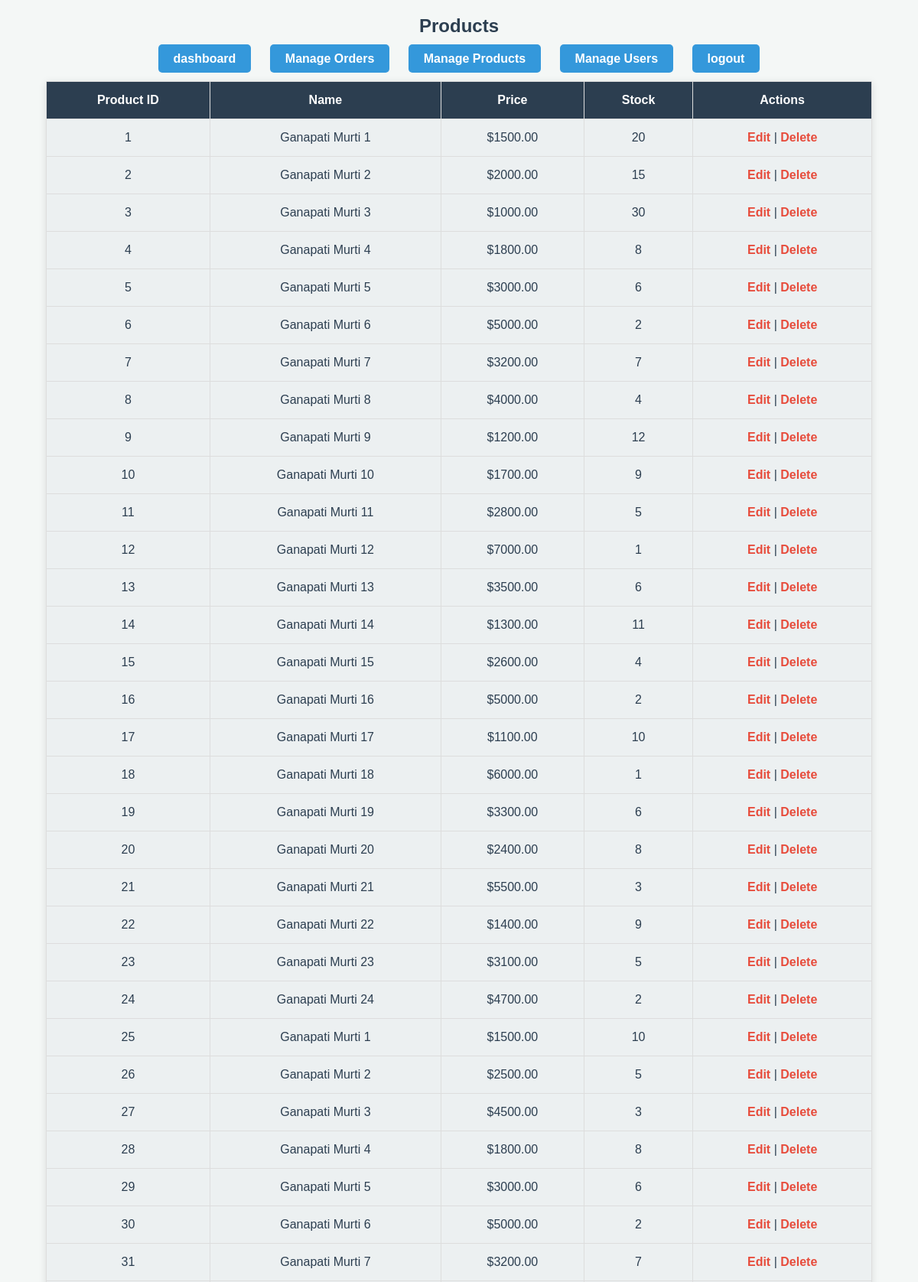
/products.php (upper part), run on the app's committed database.
### tables this page shows
CREATE TABLE `products` (
  `id` int(11) NOT NULL,
  `name` varchar(255) NOT NULL,
  `description` text DEFAULT NULL,
  `material` varchar(100) DEFAULT NULL,
  `size` varchar(50) DEFAULT NULL,
  `price` decimal(10,2) NOT NULL,
  `stock` int(11) NOT NULL DEFAULT 0,
  `image_url` varchar(255) DEFAULT NULL,
  `created_at` timestamp NOT NULL DEFAULT current_timestamp()
);

### products.php (the view, shortened to what this page needs)
<?php include('db_connect.php'); ?>
<!DOCTYPE html>
<html lang="en">
<head>
</head>
<body>
    <h2>Products</h2>
    <ul>
    <li><a href="dashboard.php">dashboard</a></li>
        <li><a href="orders.php">Manage Orders</a></li>
        <li><a href="products.php">Manage Products</a></li>
        <li><a href="users.php">Manage Users</a></li>
        <li><a href="logout.php">logout</a></li>
    </ul>
    <table>
        <tr>
            <th>Product ID</th>
            <th>Name</th>
            <th>Price</th>
            <th>Stock</th>
            <th>Actions</th>
        </tr>
        <?php
        $result = $conn->query("SELECT * FROM products");
        while($row = $result->fetch_assoc()) {
            echo "<tr>
                <td>" . $row['id'] . "</td>
                <td>" . $row['name'] . "</td>
                <td>$" . $row['price'] . "</td>
                <td>" . $row['stock'] . "</td>
                <td>
                    <a href='edit_product.php?id=" . $row['id'] . "'>Edit</a> |
                    <a href='delete_product.php?id=" . $row['id'] . "'>Delete</a>
                </td>
            </tr>";
        }
        ?>
    </table>
</body>
</html>

### products.php (style rules this page uses)
body { font-family: 'Arial', sans-serif; background-color: #f4f7f6; margin: 0; padding: 0; color: #333; }
h2 { text-align: center; color: #2c3e50; margin-top: 20px; font-weight: bold; }
ul { list-style-type: none; padding: 0; text-align: center; margin: 15px 0; }
ul li { display: inline-block; margin: 0 10px; }
ul li a { padding: 10px 20px; background-color: #3498db; color: white; border-radius: 5px; transition: background-color 0.3s ease; }
table { width: 90%; margin: 20px auto; border-collapse: collapse; box-shadow: 0 2px 10px rgba(0, 0, 0, 0.1); background-color: #fff; }
th, td { padding: 15px; text-align: left; border: 1px solid #ddd; }
th { background-color: #2c3e50; color: white; font-weight: bold; text-align: center; }
td { background-color: #ecf0f1; color: #2c3e50; text-align: center; }
tr:nth-child(even) { background-color: #f9f9f9; }
a { text-decoration: none; color: #e74c3c; font-weight: bold; transition: color 0.3s ease; }

### data on the page
products: id "1", name "Ganapati Murti 1", price "1500.00", stock "20"
products: id "2", name "Ganapati Murti 2", price "2000.00", stock "15"
products: id "3", name "Ganapati Murti 3", price "1000.00", stock "30"
products: id "4", name "Ganapati Murti 4", price "1800.00", stock "8"
products: id "5", name "Ganapati Murti 5", price "3000.00", stock "6"
products: id "6", name "Ganapati Murti 6", price "5000.00", stock "2"
products: id "7", name "Ganapati Murti 7", price "3200.00", stock "7"
products: id "8", name "Ganapati Murti 8", price "4000.00", stock "4"
products: id "9", name "Ganapati Murti 9", price "1200.00", stock "12"
products: id "10", name "Ganapati Murti 10", price "1700.00", stock "9"
products: id "11", name "Ganapati Murti 11", price "2800.00", stock "5"
products: id "12", name "Ganapati Murti 12", price "7000.00", stock "1"
products: id "13", name "Ganapati Murti 13", price "3500.00", stock "6"
products: id "14", name "Ganapati Murti 14", price "1300.00", stock "11"
products: id "15", name "Ganapati Murti 15", price "2600.00", stock "4"
products: id "16", name "Ganapati Murti 16", price "5000.00", stock "2"
products: id "17", name "Ganapati Murti 17", price "1100.00", stock "10"
products: id "18", name "Ganapati Murti 18", price "6000.00", stock "1"
products: id "19", name "Ganapati Murti 19", price "3300.00", stock "6"
products: id "20", name "Ganapati Murti 20", price "2400.00", stock "8"
products: id "21", name "Ganapati Murti 21", price "5500.00", stock "3"
products: id "22", name "Ganapati Murti 22", price "1400.00", stock "9"
products: id "23", name "Ganapati Murti 23", price "3100.00", stock "5"
products: id "24", name "Ganapati Murti 24", price "4700.00", stock "2"
products: id "25", name "Ganapati Murti 1", price "1500.00", stock "10"
products: id "26", name "Ganapati Murti 2", price "2500.00", stock "5"
products: id "27", name "Ganapati Murti 3", price "4500.00", stock "3"
products: id "28", name "Ganapati Murti 4", price "1800.00", stock "8"
products: id "29", name "Ganapati Murti 5", price "3000.00", stock "6"
products: id "30", name "Ganapati Murti 6", price "5000.00", stock "2"
products: id "31", name "Ganapati Murti 7", price "3200.00", stock "7"
